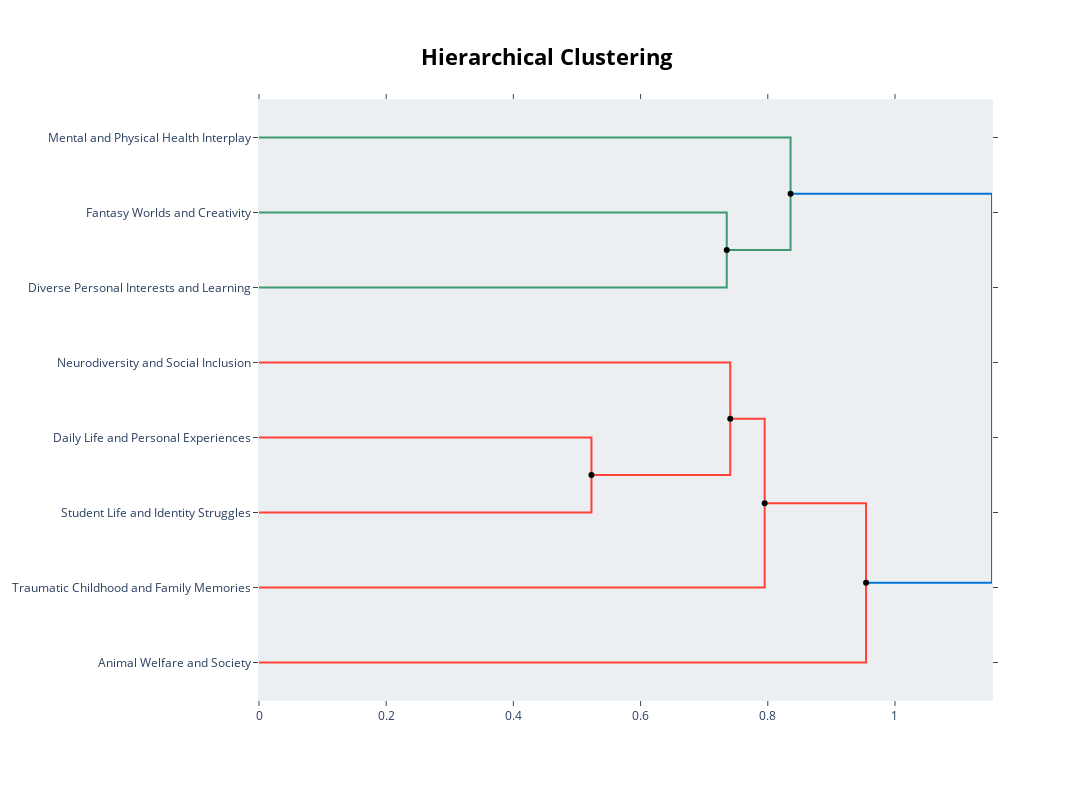
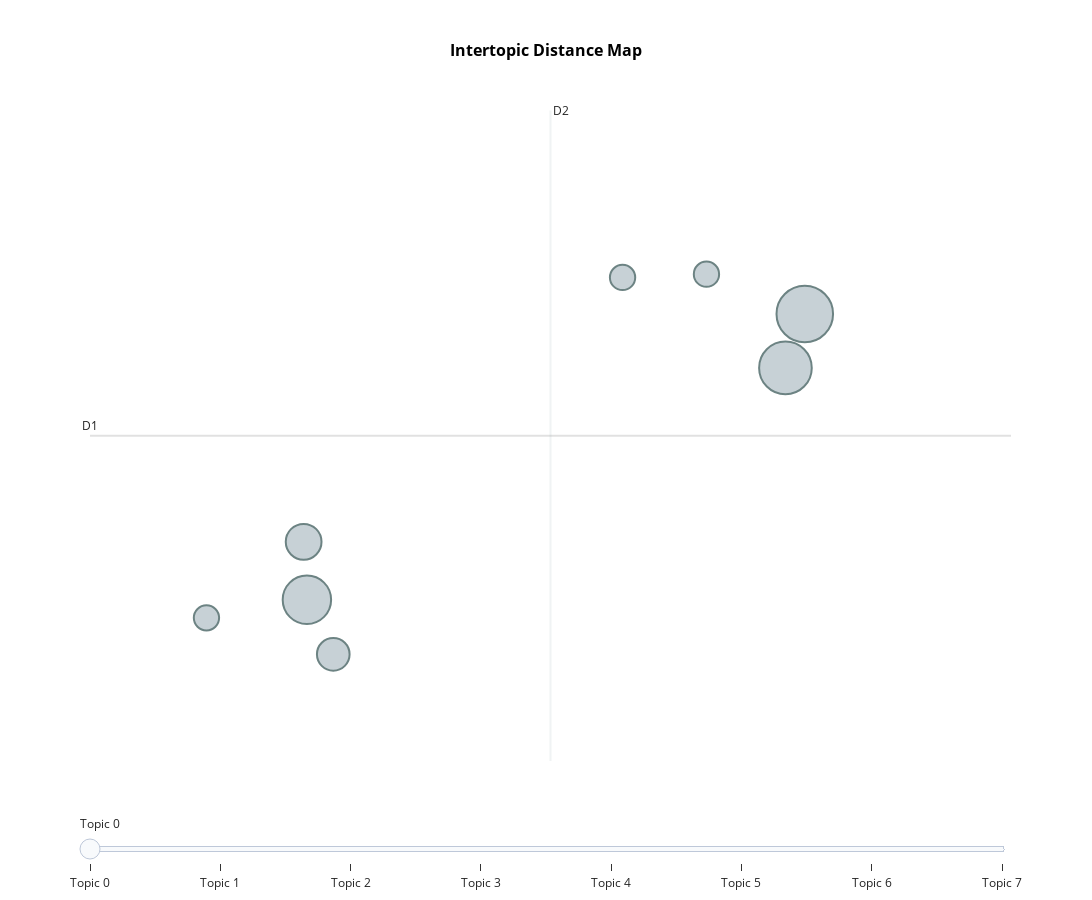
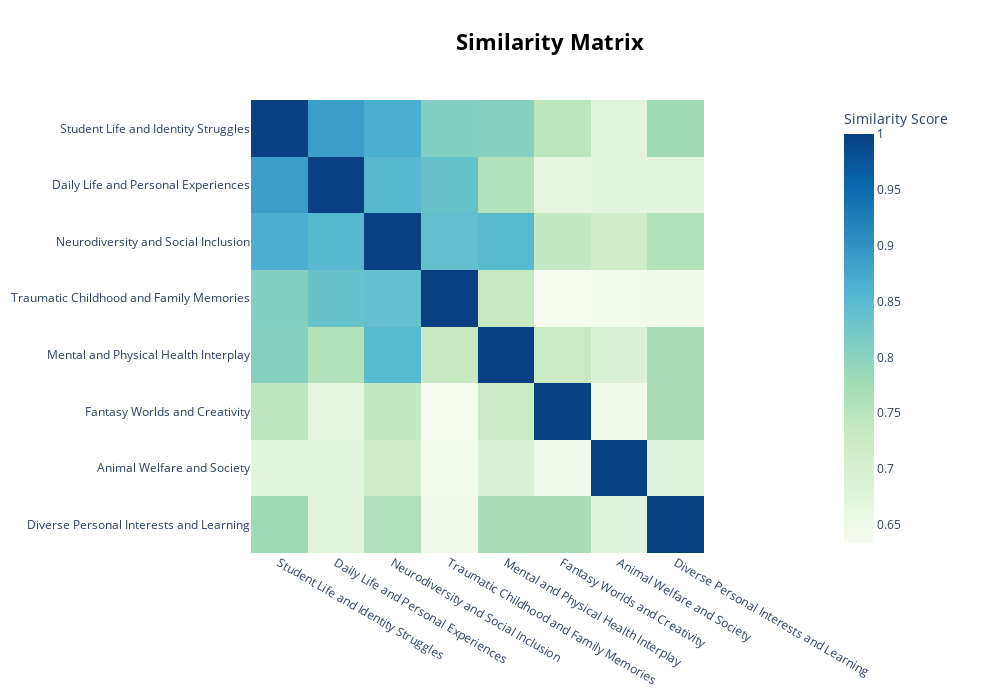
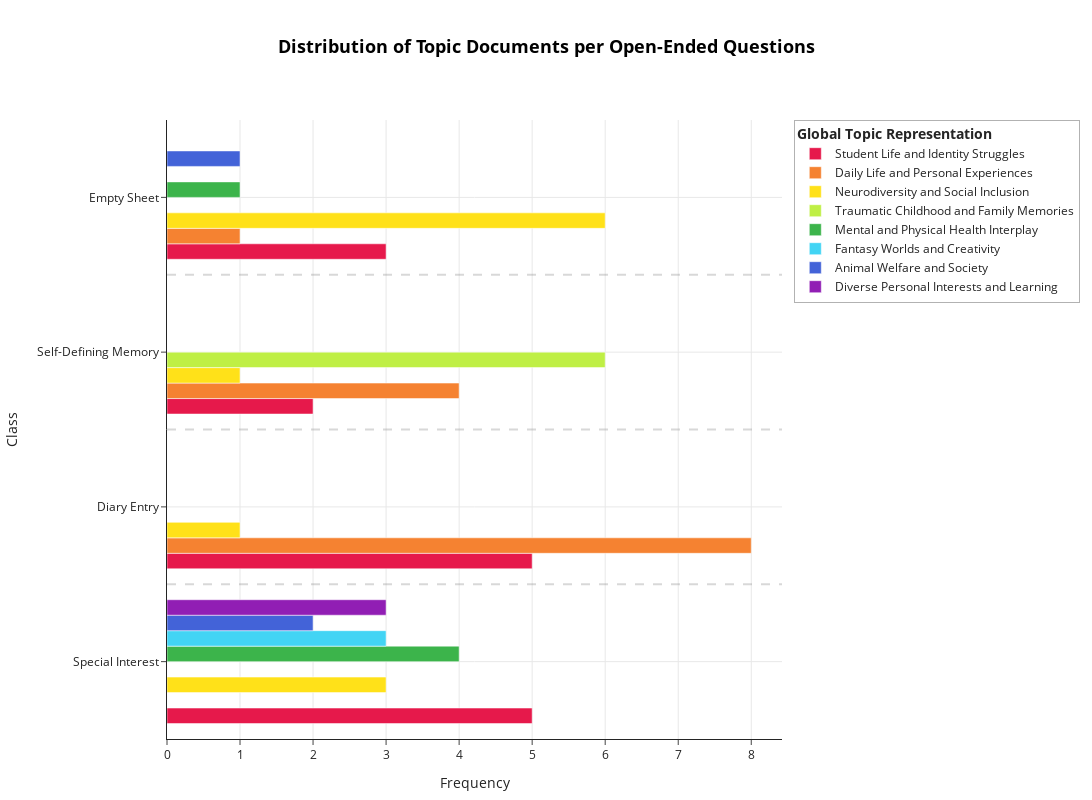

Notebook cell for these charts, in order:
### Code cell
process_group(group_name, folder)

### Figure 1 — Plotly figure (JSON) as saved in the notebook; plotly's stock layout.template omitted (floating-point values rounded to 4 significant figures)
{"data": [{"hoverinfo": "text", "marker": {"color": "rgb(61,153,112)"}, "mode": "lines", "text": ["Fantasy Worlds and Creativity", "", "", "Diverse Personal Interests and Learning"], "type": "scatter", "x": [0.0, 0.7355, 0.7355, 0.0], "xaxis": "x", "y": [-15.0, -15.0, -25.0, -25.0], "yaxis": "y"}, {"hoverinfo": "text", "marker": {"color": "rgb(61,153,112)"}, "mode": "lines", "text": ["Mental and Physical Health Interplay", "", "", "tão_interesse especial_especial_tudo_interesse"], "type": "scatter", "x": [0.0, 0.8358, 0.8358, 0.7355], "xaxis": "x", "y": [-5.0, -5.0, -20.0, -20.0], "yaxis": "y"}, {"hoverinfo": "text", "marker": {"color": "rgb(255,65,54)"}, "mode": "lines", "text": ["Daily Life and Personal Experiences", "", "", "Student Life and Identity Struggles"], "type": "scatter", "x": [0.0, 0.5227, 0.5227, 0.0], "xaxis": "x", "y": [-45.0, -45.0, -55.0, -55.0], "yaxis": "y"}, {"hoverinfo": "text", "marker": {"color": "rgb(255,65,54)"}, "mode": "lines", "text": ["Neurodiversity and Social Inclusion", "", "", "dia_fazer_hoje_ainda_porque"], "type": "scatter", "x": [0.0, 0.741, 0.741, 0.5227], "xaxis": "x", "y": [-35.0, -35.0, -50.0, -50.0], "yaxis": "y"}, {"hoverinfo": "text", "marker": {"color": "rgb(255,65,54)"}, "mode": "lines", "text": ["porque_hoje_dia_bem_fazer", "", "", "Traumatic Childhood and Family Memories"], "type": "scatter", "x": [0.741, 0.7951, 0.7951, 0.0], "xaxis": "x", "y": [-42.5, -42.5, -65.0, -65.0], "yaxis": "y"}, {"hoverinfo": "text", "marker": {"color": "rgb(255,65,54)"}, "mode": "lines", "text": ["porque_hoje_ainda_dia_bem", "", "", "Animal Welfare and Society"], "type": "scatter", "x": [0.7951, 0.9545, 0.9545, 0.0], "xaxis": "x", "y": [-53.75, -53.75, -75.0, -75.0], "yaxis": "y"}, {"hoverinfo": "text", "marker": {"color": "rgb(0,116,217)"}, "mode": "lines", "text": ["saúde_interesse_tudo_tão_interesse especial", "", "", "porque_hoje_ainda_dia_fazer"], "type": "scatter", "x": [0.8358, 1.153, 1.153, 0.9545], "xaxis": "x", "y": [-12.5, -12.5, -64.38, -64.38], "yaxis": "y"}, {"hoverinfo": "text", "hovertext": ["porque_hoje_dia_bem_fazer", "porque_hoje_ainda_dia_bem", "saúde_interesse_tudo_tão_interesse especial"], "marker": {"color": "black"}, "mode": "markers", "showlegend": false, "type": "scatter", "x": [0.741, 0.7951, 0.8358], "y": [-42.5, -53.75, -12.5]}, {"hoverinfo": "text", "hovertext": ["tão_interesse especial_especial_tudo_interesse", "dia_fazer_hoje_ainda_porque", "porque_hoje_ainda_dia_fazer"], "marker": {"color": "black"}, "mode": "markers", "showlegend": false, "type": "scatter", "x": [0.7355, 0.5227, 0.9545], "y": [-20, -50, -64.38]}], "layout": {"autosize": false, "height": 800, "hoverlabel": {"bgcolor": "white", "font": {"family": "Rockwell", "size": 16}}, "hovermode": "closest", "margin": {"b": 100, "l": 100, "r": 100, "t": 100}, "plot_bgcolor": "#ECEFF1", "showlegend": false, "title": {"font": {"color": "Black", "size": 22}, "text": "<b>Hierarchical Clustering</b>", "x": 0.5, "xanchor": "center", "yanchor": "top"}, "width": 1400, "xaxis": {"mirror": "allticks", "rangemode": "tozero", "showgrid": false, "showline": true, "showticklabels": true, "ticks": "outside", "type": "linear", "zeroline": false}, "yaxis": {"mirror": "allticks", "range": [-80, 0], "rangemode": "tozero", "showgrid": false, "showline": true, "showticklabels": true, "tickmode": "array", "ticks": "outside", "ticktext": ["Mental and Physical Health Interplay", "Fantasy Worlds and Creativity", "Diverse Personal Interests and Learning", "Neurodiversity and Social Inclusion", "Daily Life and Personal Experiences", "Student Life and Identity Struggles", "Traumatic Childhood and Family Memories", "Animal Welfare and Society"], "tickvals": [-5, -15, -25, -35, -45, -55, -65, -75], "type": "linear", "zeroline": false}}}

### Figure 2 — Plotly figure (JSON) as saved in the notebook; plotly's stock layout.template omitted (floating-point values rounded to 4 significant figures)
{"data": [{"customdata": [[0, "Student Life and Identity Struggles", 15], [1, "Daily Life and Personal Experiences", 13], [2, "Neurodiversity and Social Inclusion", 11], [3, "Traumatic Childhood and Family Memories", 6], [4, "Mental and Physical Health Interplay", 5], [5, "Fantasy Worlds and Creativity", 3], [6, "Animal Welfare and Society", 3], [7, "Diverse Personal Interests and Learning", 3]], "hovertemplate": "<b>Topic %{customdata[0]}</b><br>%{customdata[1]}<br>Size: %{customdata[2]}", "legendgroup": "", "marker": {"color": "#B0BEC5", "line": {"color": "DarkSlateGrey", "width": 2}, "size": [15, 13, 11, 6, 5, 3, 3, 3], "sizemode": "area", "sizeref": 0.009375, "symbol": "circle"}, "mode": "markers", "name": "", "orientation": "v", "showlegend": false, "type": "scatter", "x": [9.522, 9.388, 6.073, 6.051, 6.256, 8.26, 5.378, 8.841], "xaxis": "x", "y": [9.983, 9.471, 7.27, 7.821, 6.752, 10.33, 7.098, 10.36], "yaxis": "y"}], "layout": {"annotations": [{"showarrow": false, "text": "D1", "x": 4.571, "y": 8.827, "yshift": 10}, {"showarrow": false, "text": "D2", "x": 7.761, "xshift": 10, "y": 11.91}], "height": 900, "hoverlabel": {"bgcolor": "white", "font": {"family": "Rockwell", "size": 16}}, "legend": {"itemsizing": "constant", "tracegroupgap": 0}, "margin": {"b": 80, "l": 80, "r": 80, "t": 100}, "shapes": [{"line": {"color": "#CFD8DC", "width": 2}, "type": "line", "x0": 7.761, "x1": 7.761, "y0": 5.739, "y1": 11.91}, {"line": {"color": "#9E9E9E", "width": 2}, "type": "line", "x0": 4.571, "x1": 10.95, "y0": 8.827, "y1": 8.827}], "sliders": [{"active": 0, "pad": {"t": 50}, "steps": [{"args": [{"marker.color": [["red", "#B0BEC5", "#B0BEC5", "#B0BEC5", "#B0BEC5", "#B0BEC5", "#B0BEC5", "#B0BEC5"]]}], "label": "Topic 0", "method": "update"}, {"args": [{"marker.color": [["#B0BEC5", "red", "#B0BEC5", "#B0BEC5", "#B0BEC5", "#B0BEC5", "#B0BEC5", "#B0BEC5"]]}], "label": "Topic 1", "method": "update"}, {"args": [{"marker.color": [["#B0BEC5", "#B0BEC5", "red", "#B0BEC5", "#B0BEC5", "#B0BEC5", "#B0BEC5", "#B0BEC5"]]}], "label": "Topic 2", "method": "update"}, {"args": [{"marker.color": [["#B0BEC5", "#B0BEC5", "#B0BEC5", "red", "#B0BEC5", "#B0BEC5", "#B0BEC5", "#B0BEC5"]]}], "label": "Topic 3", "method": "update"}, {"args": [{"marker.color": [["#B0BEC5", "#B0BEC5", "#B0BEC5", "#B0BEC5", "red", "#B0BEC5", "#B0BEC5", "#B0BEC5"]]}], "label": "Topic 4", "method": "update"}, {"args": [{"marker.color": [["#B0BEC5", "#B0BEC5", "#B0BEC5", "#B0BEC5", "#B0BEC5", "red", "#B0BEC5", "#B0BEC5"]]}], "label": "Topic 5", "method": "update"}, {"args": [{"marker.color": [["#B0BEC5", "#B0BEC5", "#B0BEC5", "#B0BEC5", "#B0BEC5", "#B0BEC5", "red", "#B0BEC5"]]}], "label": "Topic 6", "method": "update"}, {"args": [{"marker.color": [["#B0BEC5", "#B0BEC5", "#B0BEC5", "#B0BEC5", "#B0BEC5", "#B0BEC5", "#B0BEC5", "red"]]}], "label": "Topic 7", "method": "update"}]}], "title": {"font": {"color": "Black", "size": 16}, "text": "<b>Intertopic Distance Map</b>", "x": 0.5, "xanchor": "center", "y": 0.95, "yanchor": "top"}, "width": 1200, "xaxis": {"anchor": "y", "automargin": true, "domain": [0, 1], "gridcolor": "rgba(0,0,0,0.1)", "showgrid": true, "title": {"text": ""}, "visible": false}, "yaxis": {"anchor": "x", "automargin": true, "domain": [0, 1], "gridcolor": "rgba(0,0,0,0.1)", "showgrid": true, "title": {"text": ""}, "visible": false}}}

### Figure 3 — Plotly figure (JSON) as saved in the notebook; plotly's stock layout.template omitted (floating-point values rounded to 4 significant figures)
{"data": [{"coloraxis": "coloraxis", "hovertemplate": "x: %{x}<br>y: %{y}<br>Similarity Score: %{z}<extra></extra>", "name": "0", "type": "heatmap", "x": ["Student Life and Identity Struggles", "Daily Life and Personal Experiences", "Neurodiversity and Social Inclusion", "Traumatic Childhood and Family Memories", "Mental and Physical Health Interplay", "Fantasy Worlds and Creativity", "Animal Welfare and Society", "Diverse Personal Interests and Learning"], "xaxis": "x", "y": ["Student Life and Identity Struggles", "Daily Life and Personal Experiences", "Neurodiversity and Social Inclusion", "Traumatic Childhood and Family Memories", "Mental and Physical Health Interplay", "Fantasy Worlds and Creativity", "Animal Welfare and Society", "Diverse Personal Interests and Learning"], "yaxis": "y", "z": [[1.0, 0.8873, 0.8673, 0.8082, 0.8059, 0.745, 0.6752, 0.7811], [0.8873, 1.0, 0.8531, 0.836, 0.7582, 0.6686, 0.6735, 0.6764], [0.8673, 0.8531, 1.0, 0.8406, 0.8516, 0.7354, 0.7178, 0.7565], [0.8082, 0.836, 0.8406, 1.0, 0.7331, 0.6338, 0.6433, 0.6464], [0.8059, 0.7582, 0.8516, 0.7331, 1.0, 0.7296, 0.6899, 0.7696], [0.745, 0.6686, 0.7354, 0.6338, 0.7296, 1.0, 0.6478, 0.7671], [0.6752, 0.6735, 0.7178, 0.6433, 0.6899, 0.6478, 1.0, 0.6775], [0.7811, 0.6764, 0.7565, 0.6464, 0.7696, 0.7671, 0.6775, 1.0]]}], "layout": {"coloraxis": {"colorbar": {"title": {"text": "Similarity Score"}}, "colorscale": [[0, "rgb(247,252,240)"], [0.125, "rgb(224,243,219)"], [0.25, "rgb(204,235,197)"], [0.375, "rgb(168,221,181)"], [0.5, "rgb(123,204,196)"], [0.625, "rgb(78,179,211)"], [0.75, "rgb(43,140,190)"], [0.875, "rgb(8,104,172)"], [1, "rgb(8,64,129)"]]}, "height": 700, "hoverlabel": {"bgcolor": "white", "font": {"family": "Rockwell", "size": 16}}, "legend": {"title": {"text": "Trend"}}, "margin": {"b": 120, "l": 120, "r": 80, "t": 100}, "showlegend": true, "title": {"font": {"color": "Black", "size": 22}, "text": "<b>Similarity Matrix</b>", "x": 0.55, "xanchor": "center", "y": 0.95, "yanchor": "top"}, "width": 1000, "xaxis": {"anchor": "y", "constrain": "domain", "domain": [0, 1], "scaleanchor": "y"}, "yaxis": {"anchor": "x", "autorange": "reversed", "constrain": "domain", "domain": [0, 1]}}}

### Figure 4 — Plotly figure (JSON) as saved in the notebook; plotly's stock layout.template omitted (floating-point values rounded to 4 significant figures)
{"data": [{"hoverinfo": "text", "hovertext": ["<b>Topic 0</b><br>Words: comecei, consigo, interesse, miúda, honestamente", "<b>Topic 0</b><br>Words: consigo, fazer, eventualmente, comigo própria, diário", "<b>Topic 0</b><br>Words: pergunta, percebi, fazer, consigo, comecei", "<b>Topic 0</b><br>Words: tempo, coisas, trabalho, quero, dormir"], "marker": {"color": "#e6194b"}, "name": "Student Life and Identity Struggles", "orientation": "h", "type": "bar", "visible": true, "x": [5, 5, 2, 3], "y": ["Special Interest", "Diary Entry", "Self-Defining Memory", "Empty Sheet"]}, {"hoverinfo": "text", "hovertext": ["<b>Topic 1</b><br>Words: hoje, dia, porque, ainda, casa", "<b>Topic 1</b><br>Words: gostava, semana, nunca, enquanto, percebi", "<b>Topic 1</b><br>Words: tirar, pensei, momentos, aqui, colegas"], "marker": {"color": "#f58231"}, "name": "Daily Life and Personal Experiences", "orientation": "h", "type": "bar", "visible": true, "x": [8, 4, 1], "y": ["Diary Entry", "Self-Defining Memory", "Empty Sheet"]}, {"hoverinfo": "text", "hovertext": ["<b>Topic 2</b><br>Words: momento, phda, situações, outro, focada", "<b>Topic 2</b><br>Words: ignorada, olhos, razão, tal, parece", "<b>Topic 2</b><br>Words: phda, anos, pessoas, vida, lá", "<b>Topic 2</b><br>Words: pessoas, phda, lá, onde, vida"], "marker": {"color": "#ffe119"}, "name": "Neurodiversity and Social Inclusion", "orientation": "h", "type": "bar", "visible": true, "x": [3, 1, 1, 6], "y": ["Special Interest", "Diary Entry", "Self-Defining Memory", "Empty Sheet"]}, {"hoverinfo": "text", "hovertext": ["<b>Topic 3</b><br>Words: mãe, memória, anos, muitas, pq"], "marker": {"color": "#bfef45"}, "name": "Traumatic Childhood and Family Memories", "orientation": "h", "type": "bar", "visible": true, "x": [6], "y": ["Self-Defining Memory"]}, {"hoverinfo": "text", "hovertext": ["<b>Topic 4</b><br>Words: saúde, interesse, difícil porque, teoria, pergunta difícil", "<b>Topic 4</b><br>Words: pensamentos, sentimentos, boa, tudo, saúde"], "marker": {"color": "#3cb44b"}, "name": "Mental and Physical Health Interplay", "orientation": "h", "type": "bar", "visible": true, "x": [4, 1], "y": ["Special Interest", "Empty Sheet"]}, {"hoverinfo": "text", "hovertext": ["<b>Topic 5</b><br>Words: mundo, tão, vários, sei explicar, pergunta difícil"], "marker": {"color": "#42d4f4"}, "name": "Fantasy Worlds and Creativity", "orientation": "h", "type": "bar", "visible": true, "x": [3], "y": ["Special Interest"]}, {"hoverinfo": "text", "hovertext": ["<b>Topic 6</b><br>Words: adoro, comportamento, maior, saber, sempre", "<b>Topic 6</b><br>Words: serem, verdadeiramente, tendência, motivos, etc"], "marker": {"color": "#4363d8"}, "name": "Animal Welfare and Society", "orientation": "h", "type": "bar", "visible": true, "x": [2, 1], "y": ["Special Interest", "Empty Sheet"]}, {"hoverinfo": "text", "hovertext": ["<b>Topic 7</b><br>Words: áreas, tudo, interesse especial, especial, interesse"], "marker": {"color": "#911eb4"}, "name": "Diverse Personal Interests and Learning", "orientation": "h", "type": "bar", "visible": true, "x": [3], "y": ["Special Interest"]}], "layout": {"height": 800, "hoverlabel": {"bgcolor": "white", "font": {"family": "Rockwell", "size": 16}}, "legend": {"bgcolor": "rgba(255,255,255,0.8)", "bordercolor": "rgba(0,0,0,0.3)", "borderwidth": 1, "orientation": "v", "title": {"text": "<b>Global Topic Representation"}, "x": 1.02, "xanchor": "left", "y": 1, "yanchor": "top"}, "margin": {"b": 60, "l": 150, "r": 100, "t": 120}, "paper_bgcolor": "white", "plot_bgcolor": "white", "shapes": [{"layer": "above", "line": {"color": "gray", "dash": "dash", "width": 2}, "type": "line", "x0": 0, "x1": 1, "xref": "paper", "y0": 0.5, "y1": 0.5, "yref": "y"}, {"layer": "above", "line": {"color": "gray", "dash": "dash", "width": 2}, "type": "line", "x0": 0, "x1": 1, "xref": "paper", "y0": 1.5, "y1": 1.5, "yref": "y"}, {"layer": "above", "line": {"color": "gray", "dash": "dash", "width": 2}, "type": "line", "x0": 0, "x1": 1, "xref": "paper", "y0": 2.5, "y1": 2.5, "yref": "y"}], "showlegend": true, "title": {"font": {"color": "Black", "size": 18}, "text": "<b>Distribution of Topic Documents per Open-Ended Questions</b>", "x": 0.5, "xanchor": "center", "y": 0.95, "yanchor": "top"}, "width": 1200, "xaxis": {"showgrid": true, "title": {"text": "Frequency"}}, "yaxis": {"showgrid": true, "title": {"text": "Class"}}}}
